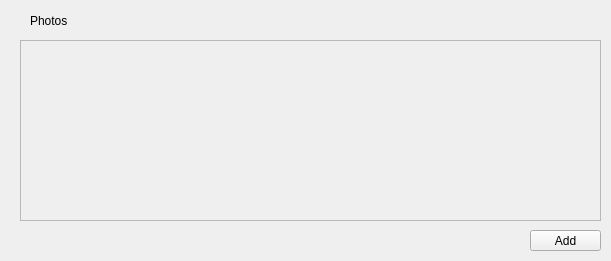
<?xml version="1.0" encoding="UTF-8"?>
<ui version="4.0">
 <class>Form</class>
 <widget class="QWidget" name="Form">
  <property name="geometry">
   <rect>
    <x>0</x>
    <y>0</y>
    <width>611</width>
    <height>261</height>
   </rect>
  </property>
  <property name="maximumSize">
   <size>
    <width>611</width>
    <height>261</height>
   </size>
  </property>
  <property name="windowTitle">
   <string>Form</string>
  </property>
  <widget class="QLabel" name="label">
   <property name="geometry">
    <rect>
     <x>30</x>
     <y>10</y>
     <width>61</width>
     <height>21</height>
    </rect>
   </property>
   <property name="text">
    <string>Photos</string>
   </property>
  </widget>
  <widget class="QScrollArea" name="photoArea">
   <property name="geometry">
    <rect>
     <x>20</x>
     <y>40</y>
     <width>581</width>
     <height>181</height>
    </rect>
   </property>
   <property name="widgetResizable">
    <bool>true</bool>
   </property>
   <widget class="QWidget" name="scrollAreaWidgetContents">
    <property name="geometry">
     <rect>
      <x>0</x>
      <y>0</y>
      <width>579</width>
      <height>179</height>
     </rect>
    </property>
   </widget>
  </widget>
  <widget class="QPushButton" name="addBt">
   <property name="geometry">
    <rect>
     <x>530</x>
     <y>230</y>
     <width>71</width>
     <height>21</height>
    </rect>
   </property>
   <property name="text">
    <string>Add</string>
   </property>
  </widget>
 </widget>
 <resources/>
 <connections/>
</ui>
